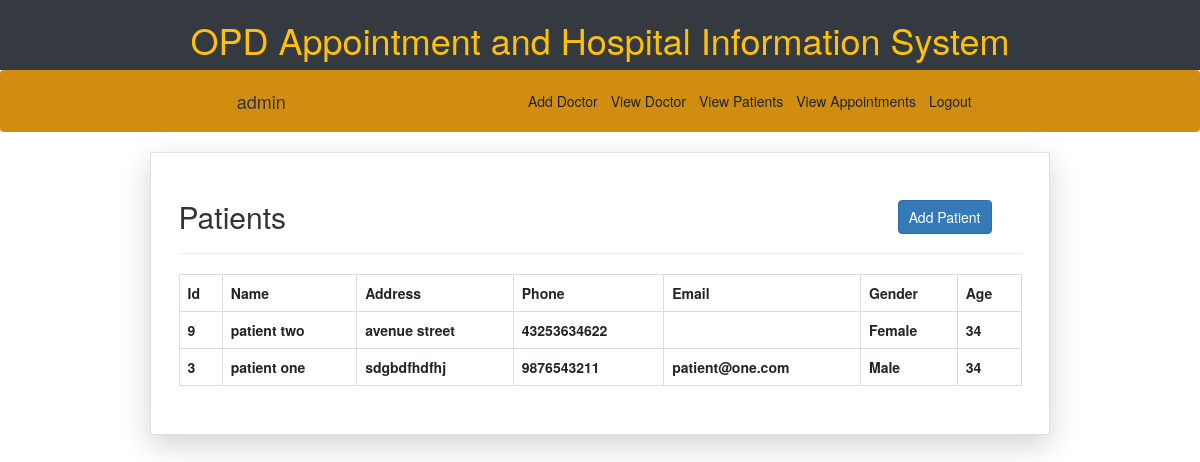
Page /all_patient/ (signed in) on the committed database.
### patient/models.py (models this page shows)
class Patient(models.Model):
    user = models.OneToOneField(User, on_delete=models.CASCADE)
    age = models.CharField(max_length=5)
    gender = models.ForeignKey(Gender, on_delete=models.CASCADE)
    phone = models.CharField(max_length=10, validators=[MinLengthValidator(10)])
    address = models.CharField(max_length=50)
    def __str__(self):
        return f"{self.user.first_name} {self.user.last_name}"

class Gender(models.Model):
    gender = models.CharField(max_length=10)
    def __str__(self):
        return self.gender

### hospital/views.py (the view)
# urls.py: path("all_patient/", views.allPatients, name="allPatient"),
def allPatients(request):
    if request.user.is_superuser:
        all_patients = Patient.objects.all().order_by('-id')
        return render(request, "hospital/adminAllPatient.html", {'patients': all_patients})
    else:
        return redirect("logout")

### hospital/templates/hospital/adminAllPatient.html (shortened to what this page needs)
{% extends 'base.html' %}
{% block content %}
{% if request.user.is_authenticated %}
<nav class="navbar sticky-top" style="background-color:#d18d10">
  <span class="navbar-brand">{{ request.user.username }}</span>
    <div class="navbar-nav navbar-expand-lg justify-content-end nav">
        <a class="nav-item nav-link btn btn-md px-1" href="{% url 'addDoc' %}" role="button">Add Doctor</a>
        <a class="nav-item nav-link btn btn-md px-1" href="{% url 'allDoc' %}" role="button">View Doctor</a>
        <a class="nav-item nav-link btn btn-md px-1" href="{% url 'allPatient' %}" role="button">View Patients</a>
        <a class="nav-item nav-link btn btn-md px-1" href="{% url 'allAppointment' %}" role="button">View Appointments</a>
        <a class="nav-item nav-link btn btn-md px-1" href="{% url 'logout' %}" role="button">Logout</a>
    </div>
</nav>
<div class="card mx-auto shadow-lg p-4 mb-4 bg-white w-75">
  <div class="card-body">
      <h2>Patients
      <a class="btn btn-md px-3 mr-5 btn-primary float-right" href="{% url 'register' %}" role="button">Add Patient</a></h2></h2>
      <hr><p class="card-text">
        <table class="table-bordered table">
            <tr>
                <th>Id</th>
                <th>Name</th>
                <th>Address</th>
                <th>Phone</th>
                <th>Email</th>
                <th>Gender</th>
                <th>Age</th>
            </tr>
          {% for patient in patients %}
            <tr>
                <th>{{ patient.user.id }}</th>
                <th>{{ patient }}</th>
                <th>{{ patient.address }}</th>
                <th>{{ patient.phone }}</th>
                <th>{{ patient.user.email }}</th>
                <th>{{ patient.gender }}</th>
                <th>{{ patient.age }}</th>
            </tr>
          {% endfor %}
        </table>
        </p>
  </div>
</div>
{% endif %}
{% endblock %}

### hospital/static/notice/style.css (style rules this page uses)
* { margin:0px; padding:0px; }
body { font-family: sans-serif; height:100%; }
.nav a { display: block; margin-left: 3px; margin-right: 3px; }

### rows in the picture
Patient: user.id "9", user.last_name "patient two", address "avenue street", phone "43253634622", gender "Female", age "34"
Patient: user.id "3", user.last_name "patient one", address "sdgbdfhdfhj", phone "9876543211", user.email "patient@one.com", gender "Male", age "34"

### other values in the picture
{{ request.user.username }} "admin"
